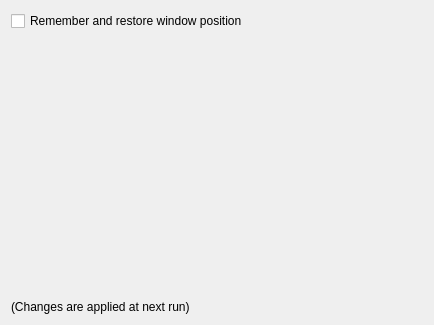
<?xml version="1.0" encoding="UTF-8"?>
<ui version="4.0">
 <class>SettingGeneralForm</class>
 <widget class="QWidget" name="SettingGeneralForm">
  <property name="geometry">
   <rect>
    <x>0</x>
    <y>0</y>
    <width>434</width>
    <height>325</height>
   </rect>
  </property>
  <property name="windowTitle">
   <string>General</string>
  </property>
  <layout class="QVBoxLayout" name="verticalLayout">
   <item>
    <widget class="QCheckBox" name="checkBox_save_window_pos">
     <property name="text">
      <string>Remember and restore window position</string>
     </property>
    </widget>
   </item>
   <item>
    <spacer name="verticalSpacer">
     <property name="orientation">
      <enum>Qt::Vertical</enum>
     </property>
     <property name="sizeHint" stdset="0">
      <size>
       <width>20</width>
       <height>275</height>
      </size>
     </property>
    </spacer>
   </item>
   <item>
    <widget class="QLabel" name="label">
     <property name="text">
      <string>(Changes are applied at next run)</string>
     </property>
    </widget>
   </item>
  </layout>
 </widget>
 <tabstops>
  <tabstop>checkBox_save_window_pos</tabstop>
 </tabstops>
 <resources/>
 <connections/>
</ui>
